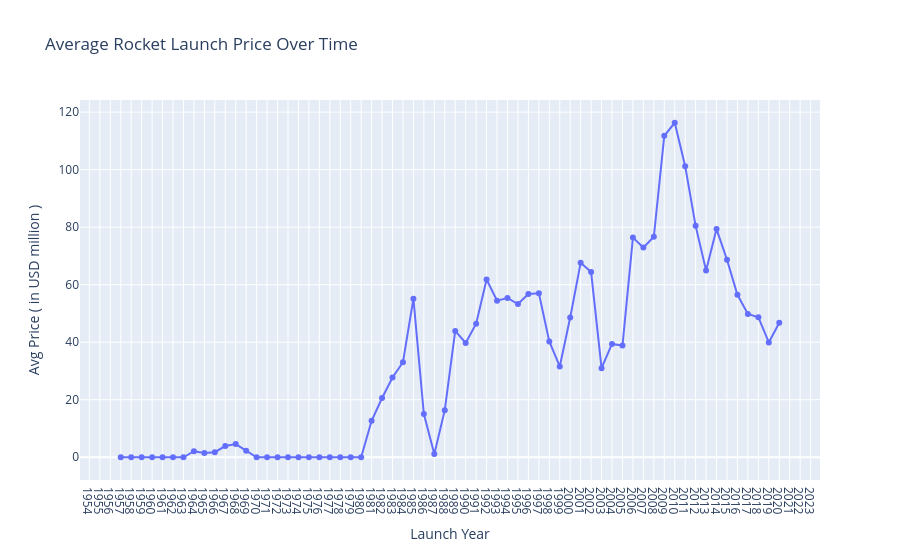

The notebook cell this image was saved under:
### Code cell
fig = px.line(
    avg_price_per_year,
    x="Year",
    y="Price",
    title="Average Rocket Launch Price Over Time",
    labels={"Year": "Launch Year", "Price": "Avg Price ( in USD million )"},
    markers=True
)

fig.update_layout(
    xaxis=dict(dtick=1),
    yaxis_title="Avg Price ( in USD million )"
)

fig.show()

### Figure 1 — Plotly figure (JSON) as saved in the notebook; plotly's stock layout.template omitted (floating-point values rounded to 4 significant figures)
{"data": [{"hovertemplate": "Launch Year=%{x}<br>Avg Price ( in USD million )=%{y}<extra></extra>", "legendgroup": "", "line": {"color": "#636efa", "dash": "solid"}, "marker": {"symbol": "circle"}, "mode": "lines+markers", "name": "", "orientation": "v", "showlegend": false, "type": "scatter", "x": [1957, 1958, 1959, 1960, 1961, 1962, 1963, 1964, 1965, 1966, 1967, 1968, 1969, 1970, 1971, 1972, 1973, 1974, 1975, 1976, 1977, 1978, 1979, 1980, 1981, 1982, 1983, 1984, 1985, 1986, 1987, 1988, 1989, 1990, 1991, 1992, 1993, 1994, 1995, 1996, 1997, 1998, 1999, 2000, 2001, 2002, 2003, 2004, 2005, 2006, 2007, 2008, 2009, 2010, 2011, 2012, 2013, 2014, 2015, 2016, 2017, 2018, 2019, 2020], "xaxis": "x", "y": [0.0, 0.0, 0.0, 0.0, 0.0, 0.0, 0.0, 2.108, 1.454, 1.752, 3.896, 4.583, 2.291, 0.0, 0.0, 0.0, 0.0, 0.0, 0.0, 0.0, 0.0, 0.0, 0.0, 0.0, 12.68, 20.61, 27.74, 33.06, 55.15, 15.01, 1.1, 16.37, 43.94, 39.76, 46.44, 61.81, 54.44, 55.38, 53.28, 56.75, 57.02, 40.27, 31.56, 48.59, 67.6, 64.39, 30.97, 39.41, 38.84, 76.37, 72.9, 76.66, 111.8, 116.3, 101.2, 80.46, 64.96, 79.33, 68.66, 56.5, 49.85, 48.7, 39.92, 46.76], "yaxis": "y"}], "layout": {"legend": {"tracegroupgap": 0}, "title": {"text": "Average Rocket Launch Price Over Time"}, "xaxis": {"anchor": "y", "domain": [0, 1], "dtick": 1, "title": {"text": "Launch Year"}}, "yaxis": {"anchor": "x", "domain": [0, 1], "title": {"text": "Avg Price ( in USD million )"}}}}
